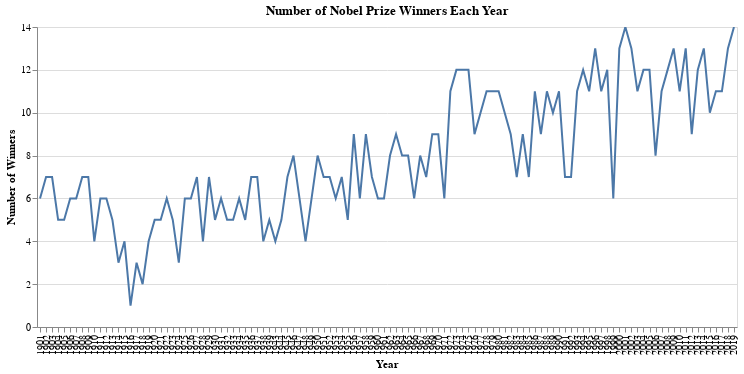

Notebook cell for this chart:
### Code cell
import altair as alt

prizes = data['year'].value_counts().reset_index()
prizes.columns = ['year', 'count']

alt.Chart(prizes).mark_line().encode(
    x=alt.X('year:N', axis=alt.Axis(title='Year')),
    y=alt.Y('count:Q', axis=alt.Axis(title="Number of Winners"))
).properties(
    title='Number of Nobel Prize Winners Each Year',
    width=700
).interactive()

### Figure 1 — Vega-Lite specification as saved in the notebook (floating-point values rounded to 4 significant figures)
{"config": {"view": {"continuousWidth": 300, "continuousHeight": 300}}, "data": {"name": "data-47c2b880925c52d27beac0dddc1fa758"}, "mark": {"type": "line"}, "encoding": {"x": {"axis": {"title": "Year"}, "field": "year", "type": "nominal"}, "y": {"axis": {"title": "Number of Winners"}, "field": "count", "type": "quantitative"}}, "params": [{"name": "param_8", "select": {"type": "interval", "encodings": ["x", "y"]}, "bind": "scales"}], "title": "Number of Nobel Prize Winners Each Year", "width": 700, "$schema": "https://vega.github.io/schema/vega-lite/v5.16.3.json", "datasets": {"data-47c2b880925c52d27beac0dddc1fa758": [{"year": 2019, "count": 14}, {"year": 2001, "count": 14}, {"year": 2018, "count": 13}, {"year": 2014, "count": 13}, {"year": 1996, "count": 13}, {"year": 2011, "count": 13}, {"year": 2000, "count": 13}, {"year": 2009, "count": 13}, {"year": 2002, "count": 13}, {"year": 2005, "count": 12}, {"year": 1973, "count": 12}, {"year": 1974, "count": 12}, {"year": 1975, "count": 12}, {"year": 1998, "count": 12}, {"year": 2004, "count": 12}, {"year": 1994, "count": 12}, {"year": 2008, "count": 12}, {"year": 2013, "count": 12}, {"year": 1979, "count": 11}, {"year": 1993, "count": 11}, {"year": 1986, "count": 11}, {"year": 1978, "count": 11}, {"year": 1988, "count": 11}, {"year": 2016, "count": 11}, {"year": 1990, "count": 11}, {"year": 1995, "count": 11}, {"year": 1980, "count": 11}, {"year": 2003, "count": 11}, {"year": 1997, "count": 11}, {"year": 2017, "count": 11}, {"year": 2010, "count": 11}, {"year": 2007, "count": 11}, {"year": 1972, "count": 11}, {"year": 1989, "count": 10}, {"year": 1977, "count": 10}, {"year": 2015, "count": 10}, {"year": 1981, "count": 10}, {"year": 1970, "count": 9}, {"year": 1969, "count": 9}, {"year": 1963, "count": 9}, {"year": 1982, "count": 9}, {"year": 1958, "count": 9}, {"year": 1976, "count": 9}, {"year": 1984, "count": 9}, {"year": 1987, "count": 9}, {"year": 1956, "count": 9}, {"year": 2012, "count": 9}, {"year": 1967, "count": 8}, {"year": 1965, "count": 8}, {"year": 1964, "count": 8}, {"year": 2006, "count": 8}, {"year": 1962, "count": 8}, {"year": 1946, "count": 8}, {"year": 1950, "count": 8}, {"year": 1903, "count": 7}, {"year": 1992, "count": 7}, {"year": 1985, "count": 7}, {"year": 1908, "count": 7}, {"year": 1936, "count": 7}, {"year": 1937, "count": 7}, {"year": 1929, "count": 7}, {"year": 1945, "count": 7}, {"year": 1991, "count": 7}, {"year": 1909, "count": 7}, {"year": 1983, "count": 7}, {"year": 1968, "count": 7}, {"year": 1927, "count": 7}, {"year": 1951, "count": 7}, {"year": 1952, "count": 7}, {"year": 1902, "count": 7}, {"year": 1959, "count": 7}, {"year": 1954, "count": 7}, {"year": 1912, "count": 6}, {"year": 1926, "count": 6}, {"year": 1957, "count": 6}, {"year": 1931, "count": 6}, {"year": 1911, "count": 6}, {"year": 1925, "count": 6}, {"year": 1922, "count": 6}, {"year": 1901, "count": 6}, {"year": 1907, "count": 6}, {"year": 1934, "count": 6}, {"year": 1906, "count": 6}, {"year": 1947, "count": 6}, {"year": 1971, "count": 6}, {"year": 1949, "count": 6}, {"year": 1966, "count": 6}, {"year": 1953, "count": 6}, {"year": 1961, "count": 6}, {"year": 1960, "count": 6}, {"year": 1999, "count": 6}, {"year": 1921, "count": 5}, {"year": 1905, "count": 5}, {"year": 1904, "count": 5}, {"year": 1913, "count": 5}, {"year": 1920, "count": 5}, {"year": 1955, "count": 5}, {"year": 1923, "count": 5}, {"year": 1933, "count": 5}, {"year": 1944, "count": 5}, {"year": 1939, "count": 5}, {"year": 1935, "count": 5}, {"year": 1932, "count": 5}, {"year": 1930, "count": 5}, {"year": 1928, "count": 4}, {"year": 1919, "count": 4}, {"year": 1910, "count": 4}, {"year": 1915, "count": 4}, {"year": 1938, "count": 4}, {"year": 1943, "count": 4}, {"year": 1948, "count": 4}, {"year": 1914, "count": 3}, {"year": 1924, "count": 3}, {"year": 1917, "count": 3}, {"year": 1918, "count": 2}, {"year": 1916, "count": 1}]}}
